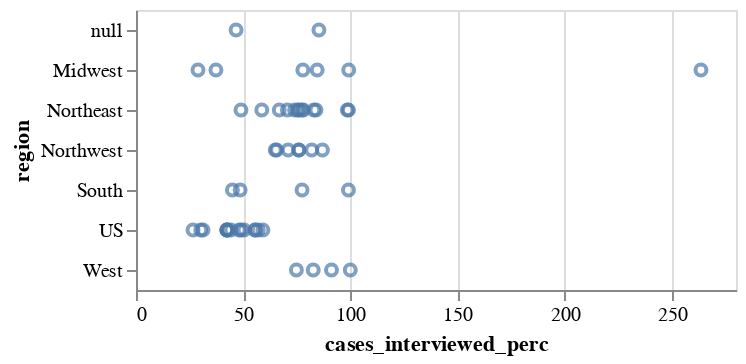

Here is the notebook cell this chart was saved with:
### Code cell
alt.Chart(df).mark_point().encode(
    alt.X("cases_interviewed_perc:Q"),
    alt.Y("region:N")
)
